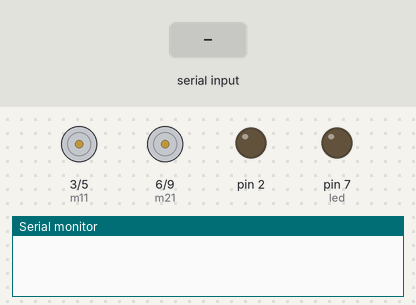
This sketch was run on a simulated Arduino Uno, built with avr-gcc and run on an emulated ATmega328P. Shown: motor-driver pin pairs drawn as motors (green arrow = first pin HIGH = forward, orange = second pin HIGH = backward, longer = more drive), output pins drawn as LEDs (lit = HIGH), the last lines printed to the serial monitor. Inputs (shaded band) come from the test bench.

Above: at 1.2 s.
1.3 s: "F" received over Serial
At 2.5 s:
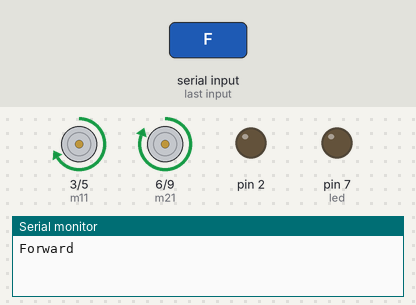
2.8 s: "L" received over Serial
At 3.6 s:
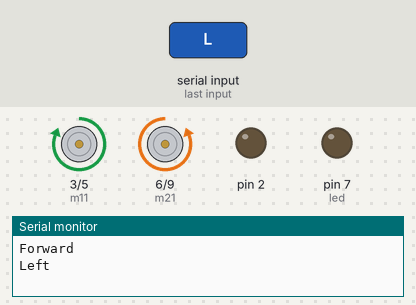
4.3 s: "R" received over Serial
At 4.7 s:
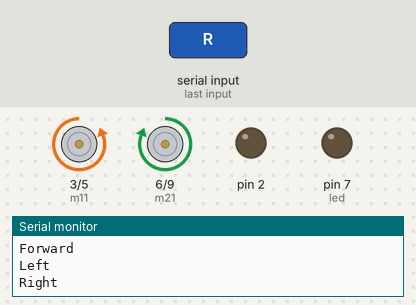
5.8 s: "B" received over Serial
At 7.0 s:
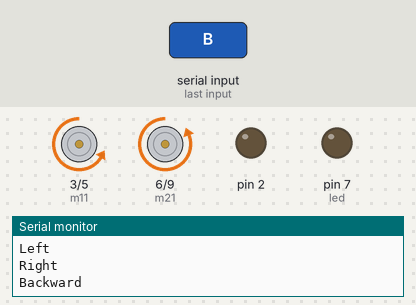
7.3 s: "A" received over Serial
At 7.7 s:
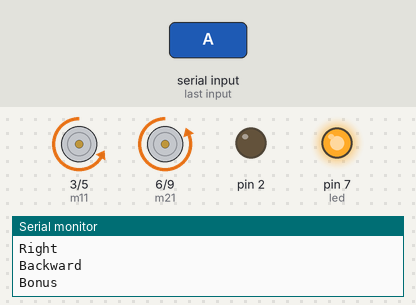
9.3 s: "R" received over Serial
At 9.8 s:
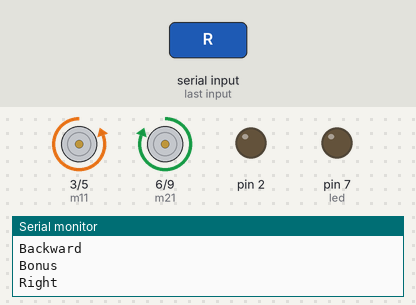
Timing chart, 0 to 11.8 s (numbered marks = the images above; inputs shaded):
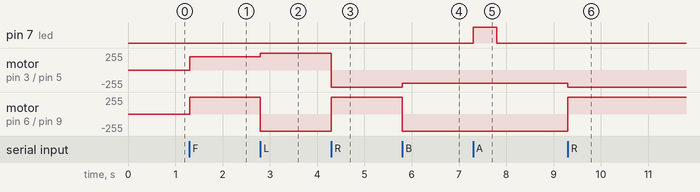

Measured:
- after the input at 1.3 s, motor on pin 3 (m11) / pin 5 (m12): stopped → forward 200/255 at once; motor on pin 6 (m21) / pin 9 (m22): stopped → forward 255/255 at once
- after the input at 2.8 s, motor on pin 3 (m11) / pin 5 (m12): forward 200/255 → forward 255/255 at once; motor on pin 6 (m21) / pin 9 (m22): forward 255/255 → backward 255/255 at once
- after the input at 4.3 s, motor on pin 3 (m11) / pin 5 (m12): forward 255/255 → backward 255/255 at once; motor on pin 6 (m21) / pin 9 (m22): backward 255/255 → forward 255/255 at once
- after the input at 5.8 s, motor on pin 3 (m11) / pin 5 (m12): backward 255/255 → backward 200/255 at once; motor on pin 6 (m21) / pin 9 (m22): forward 255/255 → backward 255/255 at once
- after the input at 7.3 s, pin 7 (led): LOW → HIGH at once, → LOW 0.50 s later
- after the input at 9.3 s, motor on pin 3 (m11) / pin 5 (m12): backward 200/255 → backward 255/255 at once; motor on pin 6 (m21) / pin 9 (m22): backward 255/255 → forward 255/255 at once

The sketch:

krypto2.ino
```cpp
#include<SoftwareSerial.h>
#define m11 3
#define m12 5
#define m21 6
#define m22 9
int led=7;

void bonus()
{
  digitalWrite(led,HIGH);
  delay(500);
  digitalWrite(led,LOW);
}
void forward()
{
  analogWrite(m11, 200);
  analogWrite(m12, 0);
  analogWrite(m21, 255);
  analogWrite(m22, 0);
}

void right()
{
  analogWrite(m11, 0);
  analogWrite(m12, 255);
  analogWrite(m21, 255);
  analogWrite(m22, 0);
}

void backward()
{
  analogWrite(m11, 0);
  analogWrite(m12, 200);
  analogWrite(m21, 0);
  analogWrite(m22, 255);
}

void left()
{
  analogWrite(m11, 255);
  analogWrite(m12, 0);
  analogWrite(m21, 0);
  analogWrite(m22, 255);
}

void Stop()
{
  analogWrite(m11, 0);
  analogWrite(m12, 0);
  analogWrite(m21, 0);
  analogWrite(m22, 0);
}

void setup()
{
  //bt.begin(9600); /* Define baud rate for software serial communication */
  Serial.begin(9600); /* Define baud rate for serial communication */
  pinMode(m11, OUTPUT);
  pinMode(m12, OUTPUT);
  pinMode(m21, OUTPUT);
  pinMode(m22, OUTPUT);
  pinMode(m22, OUTPUT);
  pinMode(led, OUTPUT);
  pinMode(2, OUTPUT);
  digitalWrite(2,LOW);
}

void loop() {

    while (Serial.available()) /* If data is available on serial port */
    {
      char data = Serial.read();
      switch(data)
    {
    case 'F':

      Serial.println("Forward");
      forward();
      break;

    case 'L':

      Serial.println("Left");
      left();
      break;

    case 'R':
      Serial.println("Right");
      right();
      break;

    case 'B':
      Serial.println("Backward");
      backward();
      break;

    case 'S':
      Serial.println("Stop");
      Stop();
      break;

    case 'A':
      Serial.println("Bonus");
      bonus();
      break;
    }

    }
}
```
